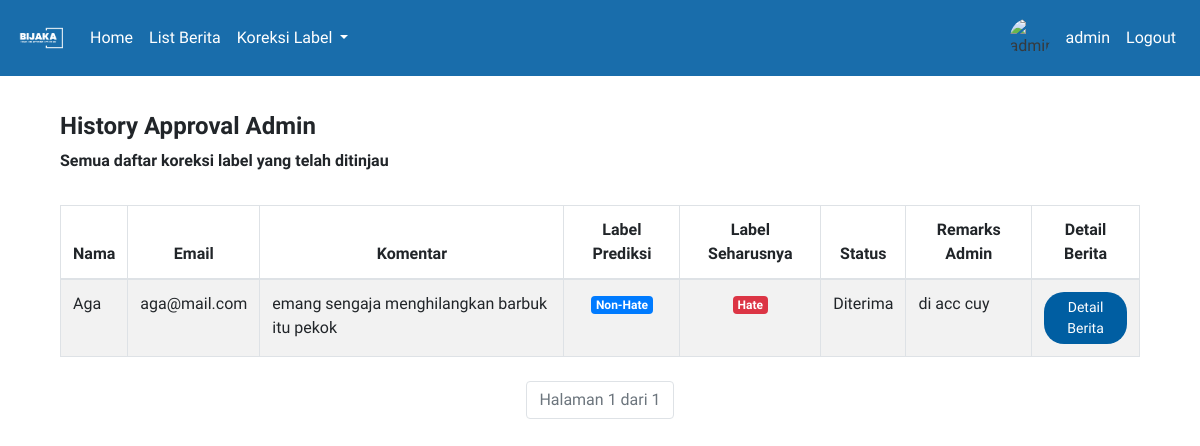
Screenshot of /history_koreksi_label/ (signed in) with the database file from the repository.
### hateapp/models.py (models this page shows, shortened)
class EditPrediksi(models.Model):
    komentar = models.ForeignKey('Komentar', on_delete=models.CASCADE, related_name='edit_prediksi')
    nama = models.CharField(max_length=255)
    email = models.EmailField()
    prediksi_saat_ini = models.CharField(max_length=10)
    prediksi_seharusnya = models.CharField(max_length=10)
    alasan = models.TextField()
    remarks = models.TextField(blank=True, null=True)
    sudahditinjau = models.BooleanField(default=False, null=True)
    statusadmin = models.TextField(blank=True, null=True)

class Komentar(models.Model):
    berita = models.ForeignKey(Berita, on_delete=models.CASCADE, related_name='komentar_set')
    penulis_komentar = models.CharField(max_length=255)
    isi_komentar = models.TextField()
    prediksi = models.CharField(max_length=10, blank=True, null=True)
    probabilitas = models.FloatField(blank=True, null=True)

### hateapp/views.py (the view)
# urls.py: path('history_koreksi_label/', views.history_approval, name='history_koreksi_label'),
def history_approval(request):
    edit_requests = EditPrediksi.objects.filter(sudahditinjau=True).order_by('-id').select_related('komentar')
    paginator = Paginator(edit_requests, 10)
    page = request.GET.get('page')
    try:
        edit_requests = paginator.page(page)
    except PageNotAnInteger:
        edit_requests = paginator.page(1)
    except EmptyPage:
        edit_requests = paginator.page(paginator.num_pages)
    return render(request, 'history_approval.html', {'edit_requests': edit_requests})

### templates/history_approval.html (shortened to what this page needs)
{% extends 'base.html' %}
{% block content %}
<div class="container mt-4">
  <div class="row">
    <div class="col-12">
      <h4><strong>History Approval Admin</strong></h4>
      <p class="opacity-75"><strong>Semua daftar koreksi label yang telah ditinjau</strong></p>
    </div>
  </div>
  <div class="table-responsive mt-3">
    <table class="table table-bordered table-striped">
      <thead class="text-center">
        <tr>
          <th>Nama</th>
          <th>Email</th>
          <th>Komentar</th>
          <th>Label Prediksi</th>
          <th>Label Seharusnya</th>
          <th>Status</th>
          <th>Remarks Admin</th>
          <th>Detail Berita</th>
        </tr>
      </thead>
      <tbody>
        {% for edit_request in edit_requests %}
        <tr>
          <td>{{ edit_request.nama }}</td>
          <td>{{ edit_request.email }}</td>
          <td>{{ edit_request.komentar.isi_komentar }}</td>
          <td class="text-center">
            {% if edit_request.prediksi_saat_ini == 'Hate' %}
            <span class="badge badge-danger">Hate</span>
            {% else %}
            <span class="badge badge-primary">Non-Hate</span>
            {% endif %}
          </td>
          <td class="text-center">
            {% if edit_request.prediksi_seharusnya == 'Hate' %}
            <span class="badge badge-danger">Hate</span>
            {% else %}
            <span class="badge badge-primary">Non-Hate</span>
            {% endif %}
          </td>
          <td class="text-center" style="color: '{% if edit_request.statusadmin == 'Approved' %}green{% elif edit_request.statusadmin == 'Rejected' %}red{% endif %}'">
            {{ edit_request.statusadmin }}
          </td>
          <td>{{ edit_request.remarks }}</td>
          <td class="text-center">
            <a href="{% url 'detail_berita' berita_id=edit_request.komentar.berita.id %}" class="btn btn-sm" style="background-color: #005EA2; color: #fff; border-radius: 20px;">Detail Berita</a>
          </td>
        </tr>
        {% endfor %}
      </tbody>
    </table>
    <div class="pagination mt-4 d-flex justify-content-center">
      <ul class="pagination justify-content-center">
        <li class="page-item disabled">
          <span class="page-link">
            Halaman {{ edit_requests.number }} dari {{ edit_requests.paginator.num_pages }}
          </span>
        </li>
      </ul>
    </div>
  </div>
</div>
{% endblock %}

### templates/base.html (shortened to what this page needs)
<!DOCTYPE html>
{% load static %}
{% load avatar_tags %}
<html lang="en">
<head>
    <link rel="stylesheet" href="static/style.css">
    <link rel="stylesheet" href="https://cdn.jsdelivr.net/npm/bootstrap@4.6.2/dist/css/bootstrap.min.css">
</head>
<body>
  <nav class="navbar navbar-expand-lg navbar-light fixed-top" style="background-color: #005EA2; opacity: 0.90">
    <a class="navbar-brand" href="#" style="color: white; display: flex; align-items: center;">
      <img src="{% static 'bijaka.png' %}" alt="Deskripsi gambar" style="width: 50px; height: 50px; object-fit: cover; border-radius: 50%;">
  </a>
    <div class="collapse navbar-collapse" id="navbarNav">
      <ul class="navbar-nav">
        <li class="nav-item">
          <a class="nav-link" href="{% url 'berita' %}" style="color: white;">Home</a>
        </li>
        <li class="nav-item">
          <a class="nav-link" href="{% url 'list_berita' %}" style="color: white;">List Berita</a>
        </li>
        <li class="nav-item dropdown">
          <a class="nav-link dropdown-toggle" style="color: white;" href="#" id="navbarDropdownMenuLink" data-toggle="dropdown" aria-haspopup="true" aria-expanded="false">
            Koreksi Label
          </a>
        </li>
      </ul>
      <ul class="navbar-nav ml-auto">
        {% if user.is_authenticated %}
            <li class="nav-item">
              <div class="d-flex align-items-center">
                <img src="{% avatar_url user 24 %}" style="width: 40px; height: 40px;" alt="{{ user.username }} Avatar" class="rounded-circle mr-2">
                <a class="nav-link" href="#" data-toggle="modal" data-target="#logoutModal" style="color: white;">
                    {{ user.username }}
                </a>
            </div>
            </li>
            <li class="nav-item">
                <a class="nav-link" href="#" data-toggle="modal" data-target="#logoutModal" style="color: white;">Logout</a>
            </li>
        {% else %}
            <li class="nav-item">
                <a class="nav-link" href="{% url 'login' %}" style="color: white;">Login</a>
            </li>
        {% endif %}
    </ul>
    </div>
</nav>
<div class="container mt-4" style="margin-top: 7em !important;">
        {% block content %}
        {% endblock %}
    </div>
</body>
</html>

### templates/base.html (style rules this page uses)
h2, h1, p, div, a { font-family: 'Plus Jakarta Sans', sans-serif; }

### rows the page displays
EditPrediksi: nama "Aga", email "aga@mail.com", komentar.isi_komentar "emang sengaja menghilangkan barbuk itu pekok", prediksi_saat_ini "Non-Hate", prediksi_seharusnya "Hate", statusadmin "Diterima", remarks "di acc cuy"

### other values shown
{{ user.username }} "admin"
{{ edit_requests.number }} "1"
{{ edit_requests.paginator.num_pages }} "1"
